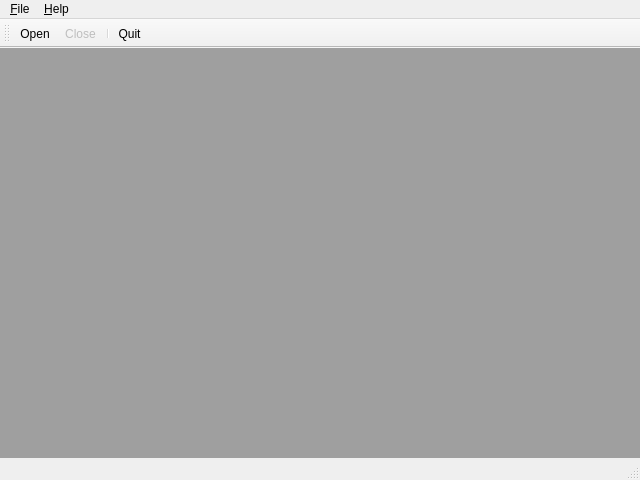
<?xml version="1.0" encoding="UTF-8"?>
<ui version="4.0">
 <class>MainWindow</class>
 <widget class="QMainWindow" name="MainWindow">
  <property name="geometry">
   <rect>
    <x>0</x>
    <y>0</y>
    <width>640</width>
    <height>480</height>
   </rect>
  </property>
  <property name="windowTitle">
   <string>rasviewer</string>
  </property>
  <widget class="QWidget" name="centralwidget">
   <layout class="QVBoxLayout" name="verticalLayout">
    <property name="spacing">
     <number>0</number>
    </property>
    <property name="margin">
     <number>0</number>
    </property>
    <item>
     <widget class="QMdiArea" name="mdi_area">
      <property name="viewMode">
       <enum>QMdiArea::TabbedView</enum>
      </property>
     </widget>
    </item>
   </layout>
  </widget>
  <widget class="QMenuBar" name="menu_bar">
   <property name="geometry">
    <rect>
     <x>0</x>
     <y>0</y>
     <width>640</width>
     <height>25</height>
    </rect>
   </property>
   <widget class="QMenu" name="file_menu">
    <property name="title">
     <string>&amp;File</string>
    </property>
    <widget class="QMenu" name="export_menu">
     <property name="enabled">
      <bool>false</bool>
     </property>
     <property name="title">
      <string>&amp;Export</string>
     </property>
     <addaction name="export_image_action"/>
     <addaction name="export_channel_action"/>
     <addaction name="export_document_action"/>
    </widget>
    <addaction name="open_action"/>
    <addaction name="close_action"/>
    <addaction name="export_menu"/>
    <addaction name="separator"/>
    <addaction name="quit_action"/>
   </widget>
   <widget class="QMenu" name="help_menu">
    <property name="title">
     <string>&amp;Help</string>
    </property>
    <addaction name="about_action"/>
    <addaction name="about_qt_action"/>
   </widget>
   <addaction name="file_menu"/>
   <addaction name="help_menu"/>
  </widget>
  <widget class="QStatusBar" name="status_bar"/>
  <widget class="QToolBar" name="tool_bar">
   <property name="windowTitle">
    <string>toolBar</string>
   </property>
   <attribute name="toolBarArea">
    <enum>TopToolBarArea</enum>
   </attribute>
   <attribute name="toolBarBreak">
    <bool>false</bool>
   </attribute>
   <addaction name="open_action"/>
   <addaction name="close_action"/>
   <addaction name="separator"/>
   <addaction name="quit_action"/>
  </widget>
  <action name="open_action">
   <property name="text">
    <string>&amp;Open...</string>
   </property>
   <property name="toolTip">
    <string>Open a data file</string>
   </property>
   <property name="statusTip">
    <string>Open a data file</string>
   </property>
   <property name="shortcut">
    <string>Ctrl+O</string>
   </property>
  </action>
  <action name="close_action">
   <property name="enabled">
    <bool>false</bool>
   </property>
   <property name="text">
    <string>&amp;Close</string>
   </property>
   <property name="toolTip">
    <string>Close the currently selected data file</string>
   </property>
   <property name="statusTip">
    <string>Close the currently selected data file</string>
   </property>
   <property name="shortcut">
    <string>Ctrl+W</string>
   </property>
   <property name="shortcutContext">
    <enum>Qt::WidgetShortcut</enum>
   </property>
  </action>
  <action name="quit_action">
   <property name="text">
    <string>&amp;Quit</string>
   </property>
   <property name="toolTip">
    <string>Quit the application</string>
   </property>
   <property name="statusTip">
    <string>Quit the application</string>
   </property>
   <property name="shortcut">
    <string>Ctrl+Q</string>
   </property>
   <property name="menuRole">
    <enum>QAction::QuitRole</enum>
   </property>
  </action>
  <action name="about_action">
   <property name="text">
    <string>&amp;About rasViewer</string>
   </property>
   <property name="menuRole">
    <enum>QAction::AboutRole</enum>
   </property>
  </action>
  <action name="about_qt_action">
   <property name="text">
    <string>About QT</string>
   </property>
   <property name="menuRole">
    <enum>QAction::AboutQtRole</enum>
   </property>
  </action>
  <action name="export_image_action">
   <property name="enabled">
    <bool>true</bool>
   </property>
   <property name="text">
    <string>&amp;Image...</string>
   </property>
  </action>
  <action name="export_channel_action">
   <property name="enabled">
    <bool>false</bool>
   </property>
   <property name="text">
    <string>&amp;Channel...</string>
   </property>
  </action>
  <action name="export_document_action">
   <property name="enabled">
    <bool>false</bool>
   </property>
   <property name="text">
    <string>&amp;Document...</string>
   </property>
  </action>
 </widget>
 <resources/>
 <connections>
  <connection>
   <sender>quit_action</sender>
   <signal>triggered()</signal>
   <receiver>MainWindow</receiver>
   <slot>close()</slot>
   <hints>
    <hint type="sourcelabel">
     <x>-1</x>
     <y>-1</y>
    </hint>
    <hint type="destinationlabel">
     <x>319</x>
     <y>239</y>
    </hint>
   </hints>
  </connection>
 </connections>
</ui>
